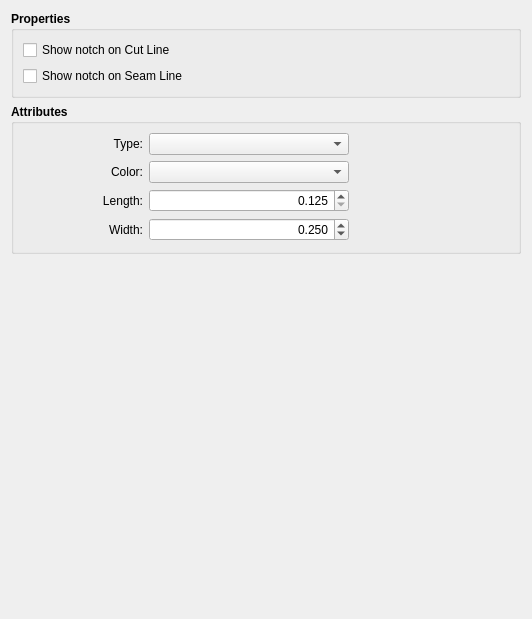
     <widget class="QWidget" name="norches_Tab">
      <property name="sizePolicy">
       <sizepolicy hsizetype="Expanding" vsizetype="Preferred">
        <horstretch>0</horstretch>
        <verstretch>0</verstretch>
       </sizepolicy>
      </property>
      <attribute name="title">
       <string>Notches</string>
      </attribute>
      <layout class="QVBoxLayout" name="verticalLayout_2">
       <item>
        <widget class="QGroupBox" name="notchPorperties_GroupBox">
         <property name="sizePolicy">
          <sizepolicy hsizetype="Expanding" vsizetype="Preferred">
           <horstretch>0</horstretch>
           <verstretch>0</verstretch>
          </sizepolicy>
         </property>
         <property name="minimumSize">
          <size>
           <width>420</width>
           <height>80</height>
          </size>
         </property>
         <property name="maximumSize">
          <size>
           <width>16777215</width>
           <height>16777215</height>
          </size>
         </property>
         <property name="font">
          <font>
           <pointsize>9</pointsize>
           <bold>true</bold>
          </font>
         </property>
         <property name="title">
          <string>Properties</string>
         </property>
         <layout class="QVBoxLayout" name="verticalLayout_6">
          <item>
           <widget class="QCheckBox" name="showSeamAllowanceNotch_CheckBox">
            <property name="font">
             <font>
              <pointsize>9</pointsize>
              <bold>false</bold>
             </font>
            </property>
            <property name="text">
             <string>Show notch on Cut Line</string>
            </property>
           </widget>
          </item>
          <item>
           <widget class="QCheckBox" name="showSeamlineNotch_CheckBox">
            <property name="sizePolicy">
             <sizepolicy hsizetype="Preferred" vsizetype="Fixed">
              <horstretch>0</horstretch>
              <verstretch>0</verstretch>
             </sizepolicy>
            </property>
            <property name="font">
             <font>
              <pointsize>9</pointsize>
              <bold>false</bold>
             </font>
            </property>
            <property name="toolTip">
             <string>Show notch on both the seam allowance and seam line.</string>
            </property>
            <property name="text">
             <string>Show notch on Seam Line</string>
            </property>
           </widget>
          </item>
         </layout>
        </widget>
       </item>
       <item>
        <widget class="QGroupBox" name="Attributes_GroupBox">
         <property name="sizePolicy">
          <sizepolicy hsizetype="Expanding" vsizetype="Preferred">
           <horstretch>0</horstretch>
           <verstretch>0</verstretch>
          </sizepolicy>
         </property>
         <property name="minimumSize">
          <size>
           <width>0</width>
           <height>150</height>
          </size>
         </property>
         <property name="font">
          <font>
           <pointsize>9</pointsize>
           <bold>true</bold>
          </font>
         </property>
         <property name="title">
          <string>Attributes</string>
         </property>
         <layout class="QVBoxLayout" name="verticalLayout_5">
          <item>
           <layout class="QHBoxLayout" name="notchType_horizontalLayout">
            <item>
             <widget class="QLabel" name="defaultNotchType_Label">
              <property name="minimumSize">
               <size>
                <width>120</width>
                <height>0</height>
               </size>
              </property>
              <property name="font">
               <font>
                <pointsize>9</pointsize>
                <bold>false</bold>
               </font>
              </property>
              <property name="text">
               <string>Type:</string>
              </property>
              <property name="alignment">
               <set>Qt::AlignRight|Qt::AlignTrailing|Qt::AlignVCenter</set>
              </property>
             </widget>
            </item>
            <item>
             <widget class="QComboBox" name="defaultNotchType_ComboBox">
              <property name="sizePolicy">
               <sizepolicy hsizetype="Preferred" vsizetype="Fixed">
                <horstretch>0</horstretch>
                <verstretch>0</verstretch>
               </sizepolicy>
              </property>
              <property name="minimumSize">
               <size>
                <width>200</width>
                <height>20</height>
               </size>
              </property>
              <property name="maximumSize">
               <size>
                <width>120</width>
                <height>16777215</height>
               </size>
              </property>
              <property name="font">
               <font>
                <pointsize>9</pointsize>
                <bold>false</bold>
               </font>
              </property>
              <property name="styleSheet">
               <string notr="true"/>
              </property>
              <property name="currentIndex">
               <number>-1</number>
              </property>
             </widget>
            </item>
            <item>
             <spacer name="horizontalSpacer_6">
              <property name="orientation">
               <enum>Qt::Horizontal</enum>
              </property>
              <property name="sizeHint" stdset="0">
               <size>
                <width>147</width>
                <height>13</height>
               </size>
              </property>
             </spacer>
            </item>
           </layout>
          </item>
          <item>
           <layout class="QHBoxLayout" name="notchColor_horizontalLayout">
            <item>
             <widget class="QLabel" name="notchColor_Label">
              <property name="minimumSize">
               <size>
                <width>120</width>
                <height>0</height>
               </size>
              </property>
              <property name="font">
               <font>
                <pointsize>9</pointsize>
                <bold>false</bold>
               </font>
              </property>
              <property name="text">
               <string>Color:</string>
              </property>
              <property name="alignment">
               <set>Qt::AlignRight|Qt::AlignTrailing|Qt::AlignVCenter</set>
              </property>
             </widget>
            </item>
            <item>
             <widget class="ColorComboBox" name="defaultNotchColor_ComboBox">
              <property name="minimumSize">
               <size>
                <width>200</width>
                <height>20</height>
               </size>
              </property>
              <property name="font">
               <font>
                <pointsize>9</pointsize>
                <bold>false</bold>
               </font>
              </property>
              <property name="styleSheet">
               <string notr="true"/>
              </property>
             </widget>
            </item>
            <item>
             <spacer name="horizontalSpacer_8">
              <property name="orientation">
               <enum>Qt::Horizontal</enum>
              </property>
              <property name="sizeHint" stdset="0">
               <size>
                <width>160</width>
                <height>15</height>
               </size>
              </property>
             </spacer>
            </item>
           </layout>
          </item>
          <item>
           <layout class="QHBoxLayout" name="notchLength_horizontalLayout">
            <item>
             <widget class="QLabel" name="defaultNotchLength_Label">
              <property name="sizePolicy">
               <sizepolicy hsizetype="Preferred" vsizetype="Preferred">
                <horstretch>0</horstretch>
                <verstretch>0</verstretch>
               </sizepolicy>
              </property>
              <property name="minimumSize">
               <size>
                <width>120</width>
                <height>0</height>
               </size>
              </property>
              <property name="maximumSize">
               <size>
                <width>16777215</width>
                <height>16777215</height>
               </size>
              </property>
              <property name="font">
               <font>
                <pointsize>9</pointsize>
                <bold>false</bold>
               </font>
              </property>
              <property name="text">
               <string>Length:</string>
              </property>
              <property name="alignment">
               <set>Qt::AlignRight|Qt::AlignTrailing|Qt::AlignVCenter</set>
              </property>
             </widget>
            </item>
            <item>
             <widget class="QDoubleSpinBox" name="defaultNotchLength_DoubleSpinBox">
              <property name="sizePolicy">
               <sizepolicy hsizetype="Preferred" vsizetype="Fixed">
                <horstretch>0</horstretch>
                <verstretch>0</verstretch>
               </sizepolicy>
              </property>
              <property name="minimumSize">
               <size>
                <width>200</width>
                <height>20</height>
               </size>
              </property>
              <property name="maximumSize">
               <size>
                <width>120</width>
                <height>16777215</height>
               </size>
              </property>
              <property name="font">
               <font>
                <pointsize>9</pointsize>
                <bold>false</bold>
               </font>
              </property>
              <property name="styleSheet">
               <string notr="true"/>
              </property>
              <property name="alignment">
               <set>Qt::AlignRight|Qt::AlignTrailing|Qt::AlignVCenter</set>
              </property>
              <property name="decimals">
               <number>3</number>
              </property>
              <property name="minimum">
               <double>0.125000000000000</double>
              </property>
              <property name="maximum">
               <double>1.500000000000000</double>
              </property>
              <property name="singleStep">
               <double>0.010000000000000</double>
              </property>
              <property name="value">
               <double>0.125000000000000</double>
              </property>
             </widget>
            </item>
            <item>
             <spacer name="horizontalSpacer_2">
              <property name="orientation">
               <enum>Qt::Horizontal</enum>
              </property>
              <property name="sizeHint" stdset="0">
               <size>
                <width>160</width>
                <height>15</height>
               </size>
              </property>
             </spacer>
            </item>
           </layout>
          </item>
          <item>
           <layout class="QHBoxLayout" name="notchWidth_horizontalLayout">
            <item>
             <widget class="QLabel" name="defaultNotchWidth_Label">
              <property name="sizePolicy">
               <sizepolicy hsizetype="Preferred" vsizetype="Preferred">
                <horstretch>0</horstretch>
                <verstretch>0</verstretch>
               </sizepolicy>
              </property>
              <property name="minimumSize">
               <size>
                <width>120</width>
                <height>0</height>
               </size>
              </property>
              <property name="maximumSize">
               <size>
                <width>16777215</width>
                <height>16777215</height>
               </size>
              </property>
              <property name="font">
               <font>
                <pointsize>9</pointsize>
                <bold>false</bold>
               </font>
              </property>
              <property name="text">
               <string>Width:</string>
              </property>
              <property name="alignment">
               <set>Qt::AlignRight|Qt::AlignTrailing|Qt::AlignVCenter</set>
              </property>
             </widget>
            </item>
            <item>
             <widget class="QDoubleSpinBox" name="defaultNotchWidth_DoubleSpinBox">
              <property name="sizePolicy">
               <sizepolicy hsizetype="Preferred" vsizetype="Fixed">
                <horstretch>0</horstretch>
                <verstretch>0</verstretch>
               </sizepolicy>
              </property>
              <property name="minimumSize">
               <size>
                <width>200</width>
                <height>20</height>
               </size>
              </property>
              <property name="maximumSize">
               <size>
                <width>120</width>
                <height>16777215</height>
               </size>
              </property>
              <property name="font">
               <font>
                <pointsize>9</pointsize>
                <bold>false</bold>
               </font>
              </property>
              <property name="styleSheet">
               <string notr="true"/>
              </property>
              <property name="alignment">
               <set>Qt::AlignRight|Qt::AlignTrailing|Qt::AlignVCenter</set>
              </property>
              <property name="decimals">
               <number>3</number>
              </property>
              <property name="singleStep">
               <double>0.050000000000000</double>
              </property>
              <property name="value">
               <double>0.250000000000000</double>
              </property>
             </widget>
            </item>
            <item>
             <spacer name="horizontalSpacer_7">
              <property name="orientation">
               <enum>Qt::Horizontal</enum>
              </property>
              <property name="sizeHint" stdset="0">
               <size>
                <width>160</width>
                <height>15</height>
               </size>
              </property>
             </spacer>
            </item>
           </layout>
          </item>
         </layout>
        </widget>
       </item>
       <item>
        <spacer name="verticalSpacer_5">
         <property name="orientation">
          <enum>Qt::Vertical</enum>
         </property>
         <property name="sizeHint" stdset="0">
          <size>
           <width>20</width>
           <height>354</height>
          </size>
         </property>
        </spacer>
       </item>
      </layout>
     </widget>
